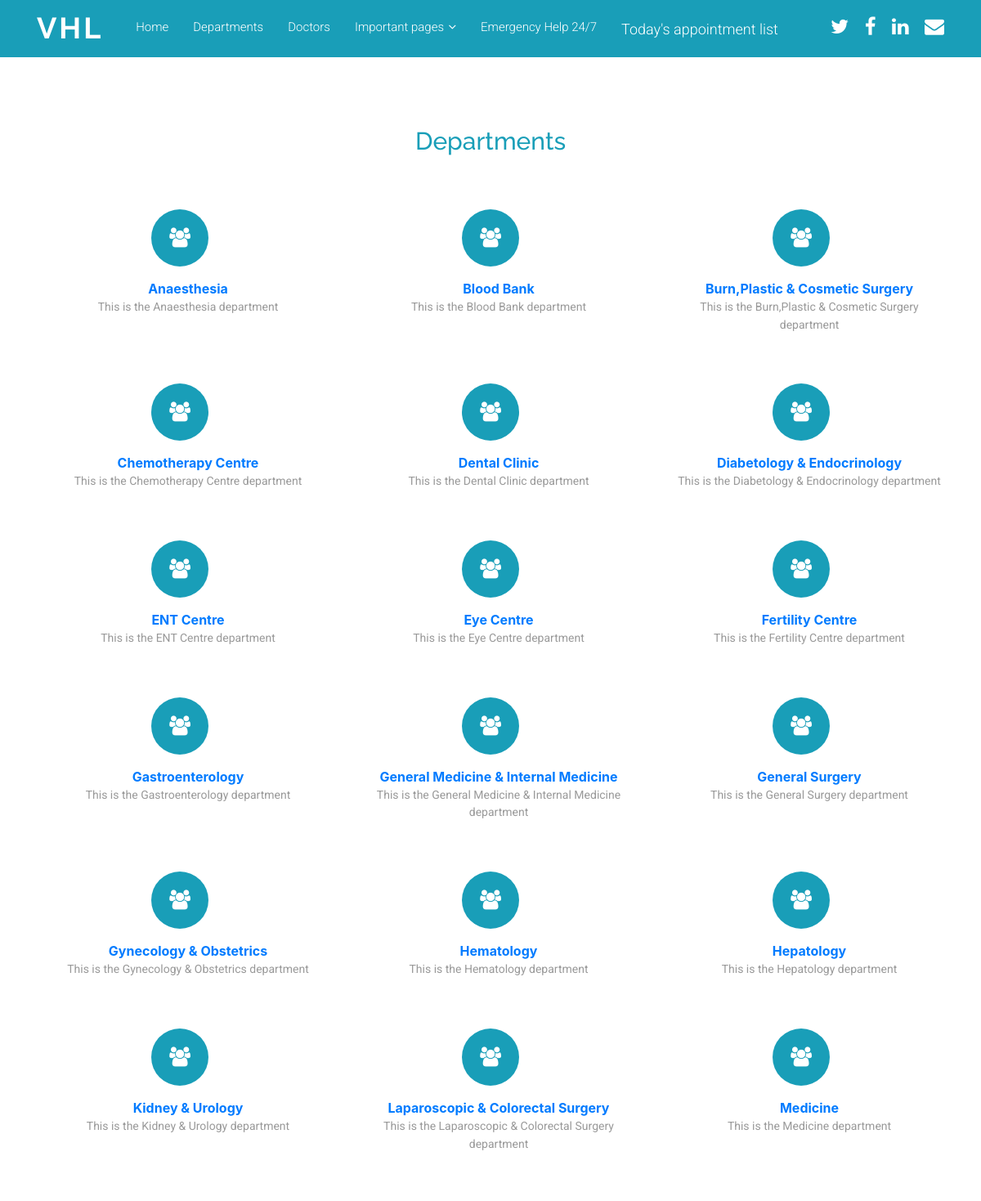
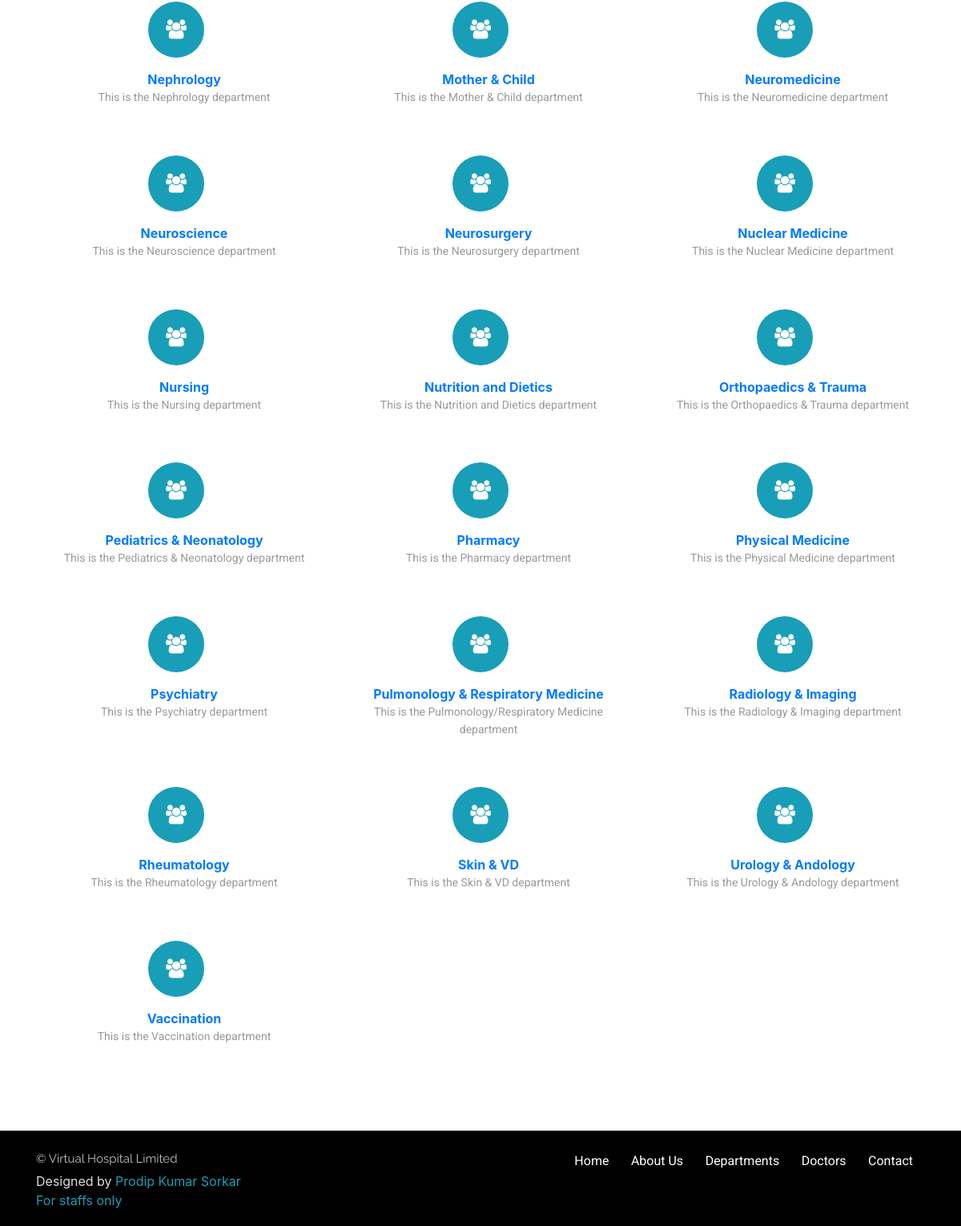
Screenshot of /departments/ with the database file from the repository (2 pictures, top to bottom).
### Doctor/models.py (models this page shows, shortened)
class DoctorCategory(models.Model):
    name = models.CharField(max_length=100)
    description = models.CharField(max_length=1000, blank=True, null=True)

### Doctor/views.py (the view)
# urls.py: path('departments/', views.departments, name='departments'),
def departments(request):
    category = DoctorCategory.objects.all()
    context = {'category' : category}
    return render(request, 'doctor/departments.html', context)

### Doctor/templates/Doctor/departments.html
{% extends 'doctor/base.html' %}
{% load static %}
{% block body %}
<section class="features" id="features">
    <div class="container">
        <h2 class="text-center"> Departments </h2>
        <div class="row">
{% for items in category %}
        <div class="feature-col col-lg-4 col-xs-12">
            <div class="card card-block text-center">
                <div>
                    <div class="feature-icon">
                    <span class="fa fa-group"></span>
                    </div>
                </div>
                <div>
                    <a href="{% url 'doctors:department_details' items.id %}"><strong>{{ items.name }}</strong></a>
                    <p>{{ items.description }}</p>
                </div>
            </div>
        </div>
{% endfor %}
    </div>
    </div>
</section>
{% endblock %}

### Doctor/static/Doctor/css/style.css (style rules this page uses)
h1, h2, h3, h4, h5, h6 { font-family: "Raleway", Helvetica, Arial, sans-serif; }
p { line-height: 1.55; color: #333; font-size: 15px; font-family: "Raleway", Helvetica, Arial, sans-serif; }
h2 { font-size: 30px; margin-bottom: 65px; }
a { transition: 0.5s; }
section { padding: 85px 0; }
.card { position: relative; padding: 0; border: 0; border-radius: 0; margin: 0; overflow: hidden; }
.features { padding-bottom: 45px; }
.features h2 { color: #199EB8; }
.feature-col { display: table; padding-bottom: 45px; }
.feature-col > div > div { display: table-cell; vertical-align: middle; }
.feature-col > div > div:last-child { padding-left: 20px; }
.feature-col .feature-icon { width: 70px; height: 70px; margin-bottom: 15px; background: #199EB8; color: #fff; font-size: 24px; text-align: center; line-height: 70px; border-radius: 50%; display: inline-block; }
.feature-col p { font-family: "Roboto", Helvetica, Arial, sans-serif; font-size: 14px; color: #999; }

### rows the page displays
DoctorCategory: name "Anaesthesia", description "This is the Anaesthesia department"
DoctorCategory: name "Blood Bank", description "This is the Blood Bank department"
DoctorCategory: name "Burn,Plastic & Cosmetic Surgery", description "This is the Burn,Plastic & Cosmetic Surgery department"
DoctorCategory: name "Chemotherapy Centre", description "This is the Chemotherapy Centre department"
DoctorCategory: name "Dental Clinic", description "This is the Dental Clinic department"
DoctorCategory: name "Diabetology & Endocrinology", description "This is the Diabetology & Endocrinology department"
DoctorCategory: name "ENT Centre", description "This is the ENT Centre department"
DoctorCategory: name "Eye Centre", description "This is the Eye Centre department"
DoctorCategory: name "Fertility Centre", description "This is the Fertility Centre department"
DoctorCategory: name "Gastroenterology", description "This is the Gastroenterology department"
DoctorCategory: name "General Medicine & Internal Medicine", description "This is the General Medicine & Internal Medicine department"
DoctorCategory: name "General Surgery", description "This is the General Surgery department"
DoctorCategory: name "Gynecology & Obstetrics", description "This is the Gynecology & Obstetrics department"
DoctorCategory: name "Hematology", description "This is the Hematology department"
DoctorCategory: name "Hepatology", description "This is the Hepatology department"
DoctorCategory: name "Kidney & Urology", description "This is the Kidney & Urology department"
DoctorCategory: name "Laparoscopic & Colorectal Surgery", description "This is the Laparoscopic & Colorectal Surgery department"
DoctorCategory: name "Medicine", description "This is the Medicine department"
DoctorCategory: name "Nephrology", description "This is the Nephrology department"
DoctorCategory: name "Mother & Child", description "This is the Mother & Child department"
DoctorCategory: name "Neuromedicine", description "This is the Neuromedicine department"
DoctorCategory: name "Neuroscience", description "This is the Neuroscience department"
DoctorCategory: name "Neurosurgery", description "This is the Neurosurgery department"
DoctorCategory: name "Nuclear Medicine", description "This is the Nuclear Medicine department"
DoctorCategory: name "Nursing", description "This is the Nursing department"
DoctorCategory: name "Nutrition and Dietics", description "This is the Nutrition and Dietics department"
DoctorCategory: name "Orthopaedics & Trauma", description "This is the Orthopaedics & Trauma department"
DoctorCategory: name "Pediatrics & Neonatology", description "This is the Pediatrics & Neonatology department"
DoctorCategory: name "Pharmacy", description "This is the Pharmacy department"
DoctorCategory: name "Physical Medicine", description "This is the Physical Medicine department"
DoctorCategory: name "Psychiatry", description "This is the Psychiatry department"
DoctorCategory: name "Pulmonology & Respiratory Medicine", description "This is the Pulmonology/Respiratory Medicine department"
DoctorCategory: name "Radiology & Imaging", description "This is the Radiology & Imaging department"
DoctorCategory: name "Rheumatology", description "This is the Rheumatology department"
DoctorCategory: name "Skin & VD", description "This is the Skin & VD department"
DoctorCategory: name "Urology & Andology", description "This is the Urology & Andology department"
DoctorCategory: name "Vaccination", description "This is the Vaccination department"
